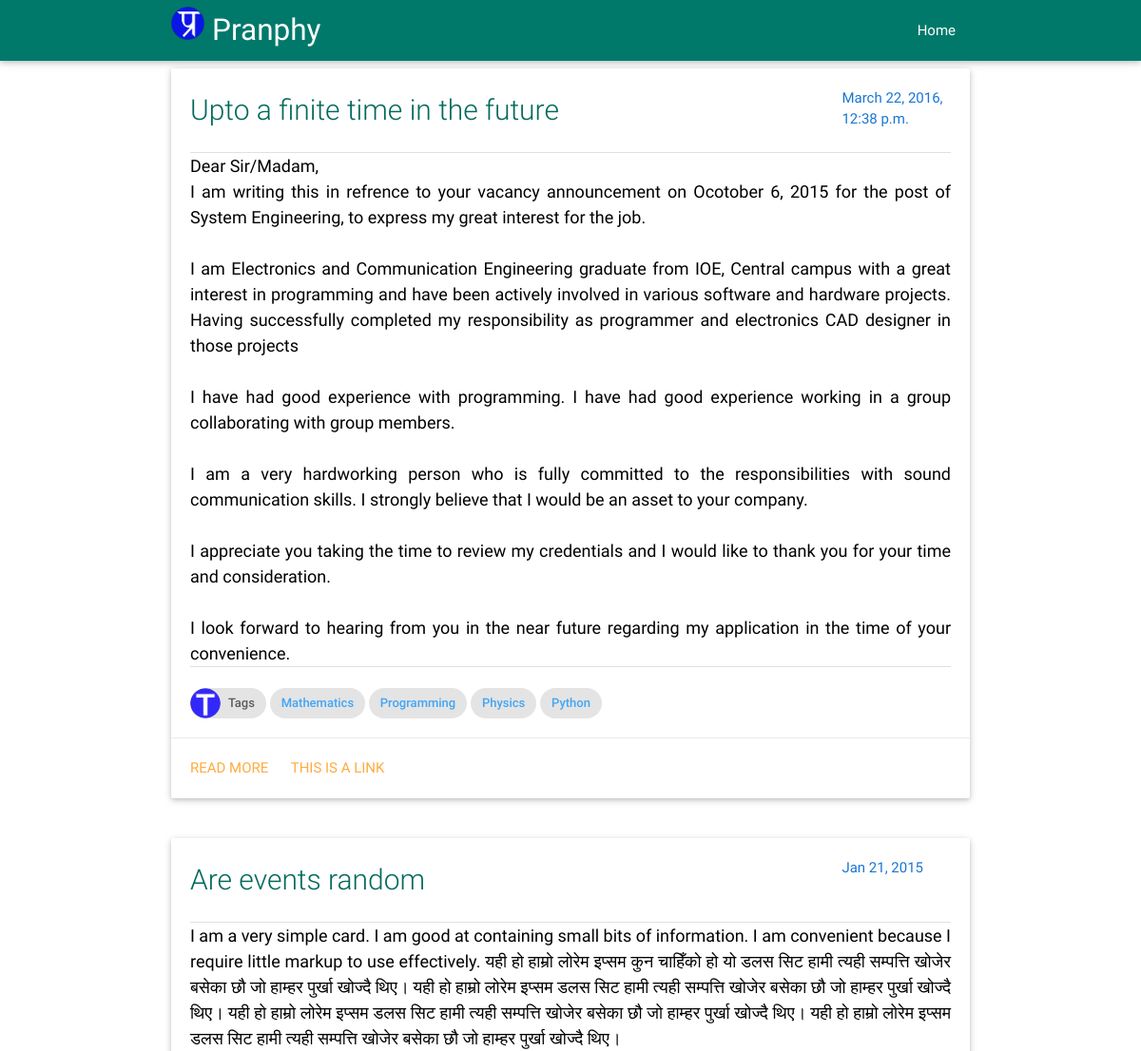
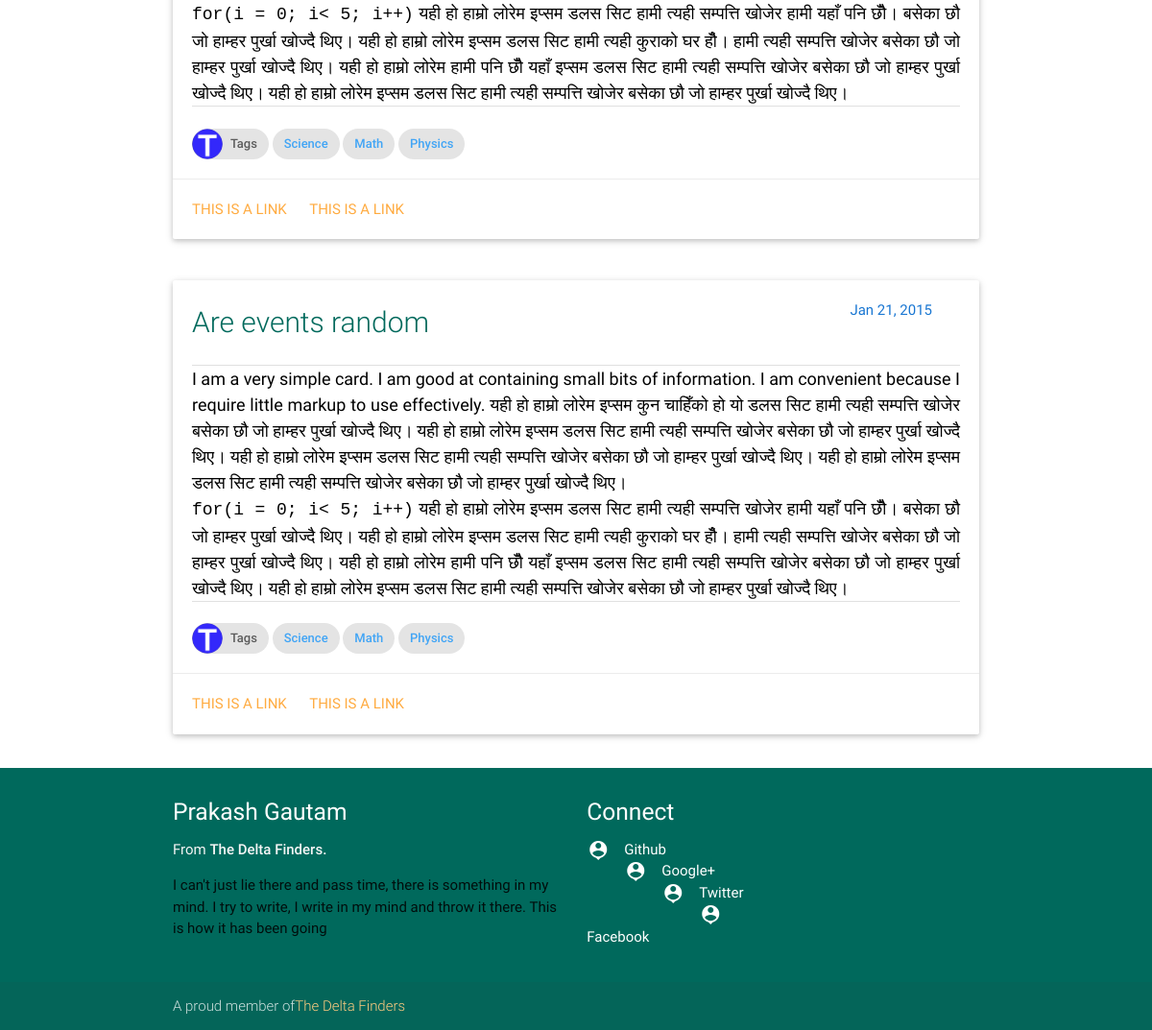
The page / on the database its author committed (2 pictures, top to bottom).
### Blog/models.py (models this page shows, shortened)
class BlogPost(models.Model):
    title = models.CharField(max_length=200,unique=True)
    body = models.TextField()
    createdate = models.DateTimeField(auto_now_add=True)
    updatedate = models.DateTimeField(auto_now=True)
    tags = models.ManyToManyField('Tag',blank=True)
    slug = models.SlugField(max_length=200,unique=True)

class Tag(models.Model):
    word = models.CharField(max_length=100,unique=True)
    def __str__(self):
        return self.word

### Blog/views.py (the view)
# urls.py: url(r'^$', views.index, name='index'),
def index(request):
    allposts = BlogPost.objects.all()
    template = loader.get_template('Blog/index.html')
    Repeat = [1,2]
    context   = {
        'Repeat' : Repeat,
        'allposts' : allposts,
    }
    return HttpResponse(template.render(context,request))

### Blog/templates/Blog/index.html
{%extends "Blog/base.html" %}
{%load staticfiles %}
{%block bodycontent %}
{%block full-card %}
<div class="container">
{% for post in allposts %}
<div class="row">
    <div class="col l12 s12 m12">
      <div class="card ">
        <div class="card-content black-text">
          <div class="row">
              <div class="col s7 m8 l10">
                  <span class="card-title teal-text text-darken-3" style="font-size: 2em">
                      {{post.title}}
                  </span>
              </div>
              <div class="col s5 m4  l2">
                  <span class="blue-text text-darken-2" style="text-align: right;">{{post.createdate}}</span>
              </div>
            </div>
            <div class="divider"></div>
            <div class="content" style="text-align: justify; font-size: 1.2em">
            <p>
                {{post.body|linebreaksbr}}
            </p>
          </div>
          <div class="divider"></div>
          <br/>
          <div class="chip">
                <img src="{%static 'images/capital-t.png'%}" alt="Tags">
                Tags
          </div>
          {%for tag in post.tags.all %}
          <a href="#"><div class="chip blue-text text-lighten-1">{{tag}}</div></a>
          {%endfor %}
        </div>
        <div class="card-action">
            <a href="details/{{post.id}}">read more</a>
          <a href="#">This is a link</a>
        </div>
      </div>
    </div>
</div>
{% endfor %}
{% for n in Repeat %}
<div class="row">
    <div class="col l12 s12 m12">
      <div class="card ">
        <div class="card-content black-text">
          <div class="row">
              <div class="col s7 m8 l10">
                  <span class="card-title teal-text text-darken-3" style="font-size: 2em">
                      Are events random
                  </span>
              </div>
              <div class="col s5 m4  l2">
                  <span class="blue-text text-darken-2" style="text-align: right;">Jan 21, 2015</span>
              </div>
            </div>
            <div class="divider"></div>
            <div class="content" style="text-align: justify; font-size: 1.2em">
            <p>I am a very simple card. I am good at containing small bits of information.
               I am convenient because I require little markup to use effectively.
               यही हो हाम्रो लोरेम इप्सम कुन चाहिँको हो यो डलस सिट हामी त्यही सम्पत्ति खोजेर बसेका छौ जो हाम्हर पुर्खा खोज्दै थिए।
               यही हो हाम्रो लोरेम इप्सम डलस सिट हामी त्यही सम्पत्ति खोजेर बसेका छौ जो हाम्हर पुर्खा खोज्दै थिए।
               यही हो हाम्रो लोरेम इप्सम डलस सिट हामी त्यही सम्पत्ति खोजेर बसेका छौ जो हाम्हर पुर्खा खोज्दै थिए।
               यही हो हाम्रो लोरेम इप्सम डलस सिट हामी त्यही सम्पत्ति खोजेर बसेका छौ जो हाम्हर पुर्खा खोज्दै थिए।
               <p>
               <code>for(i = 0; i< 5; i++)</code>
               यही हो हाम्रो लोरेम इप्सम डलस सिट हामी त्यही सम्पत्ति खोजेर हामी यहाँ पनि छौँ।  बसेका छौ जो हाम्हर पुर्खा खोज्दै थिए।
               यही हो हाम्रो लोरेम इप्सम डलस सिट हामी त्यही कुराको घर हौँ। हामी त्यही सम्पत्ति खोजेर बसेका छौ जो हाम्हर पुर्खा खोज्दै थिए।
               यही हो हाम्रो लोरेम हामी पनि छौँ यहाँ इप्सम डलस सिट हामी त्यही सम्पत्ति खोजेर बसेका छौ जो हाम्हर पुर्खा खोज्दै थिए।
               यही हो हाम्रो लोरेम इप्सम डलस सिट हामी त्यही सम्पत्ति खोजेर बसेका छौ जो हाम्हर पुर्खा खोज्दै थिए।
          </p>
          </div>
          <div class="divider"></div>
          <br/>
          <div class="chip">
                <img src="{%static 'images/capital-t.png'%}" alt="Tags">
                Tags
          </div>
            <a href="#"><div class="chip blue-text text-lighten-1">Science</div></a>
            <a href="#"><div class="chip blue-text text-lighten-1">Math</div></a>
            <a href="#"><div class="chip blue-text text-lighten-1">Physics</div></a>
        </div>
        <div class="card-action">
          <a href="#">This is a link</a>
          <a href="#">This is a link</a>
        </div>
      </div>
    </div>
</div>
{% endfor %}
</div>
{%endblock full-card%}
{%endblock bodycontent %}

### Blog/templates/Blog/base.html (shortened to what this page needs)
{% load staticfiles %}
<!DOCTYPE html>
<html lang="en">
<head>
  <link href="{%static 'css/materialize.css'%}" type="text/css" rel="stylesheet" media="screen,projection"/>
  <link href="{%static 'css/style.css'%}" type="text/css" rel="stylesheet" media="screen,projection"/>
</head>
<body>
    {%include "Blog/navbar.html" %}
    {%block bodycontent%} {% endblock bodycontent %}
    {%include "Blog/footer.html" %}
  </body>
</html>

### Blog/templates/Blog/navbar.html (shortened to what this page needs)
{%load staticfiles %}
{% block navbar %}
<nav class="teal darken-2" role="navigation">
    <div class="nav-wrapper container"><a id="logo-container" href="#" class="brand-logo"><img src="{% static 'images/pranphy-icon.png'%}" style="height: 35px; width=35px"/> Pranphy</a>
      <ul class="right hide-on-med-and-down">
        <li><a href="#">Home</a></li>
      </ul>
    </div>
  </nav>
{%endblock navbar%}

### Blog/templates/Blog/footer.html
{%block footer %}
<footer class="page-footer teal darken-3">
    <div class="container">
      <div class="row">
        <div class="col l6 s12">
          <h5 class="white-text">Prakash Gautam</h5>
          <p class="grey-text text-lighten-4">From <strong>The Delta Finders.</strong> </p>
          <p>I can't just lie there and pass time, there is something in my mind.
          I try to write, I write in my mind and throw it there. This is how it has been going</p>
        </div>
        <div class="col l3 s12">
          <h5 class="white-text">Connect</h5>
          <ul>
            <li><a class="white-text" href="#!"><i class="material-icons left">person_pin</i>Github</a></li>
            <li><a class="white-text" href="#!"><i class="material-icons left">person_pin</i>Google+</a></li>
            <li><a class="white-text" href="#!"><i class="material-icons left">person_pin</i>Twitter</a></li>
            <li><a class="white-text" href="#!"><i class="material-icons left">person_pin</i>Facebook</a></li>
          </ul>
        </div>
      </div>
    </div>
    <div class="footer-copyright">
      <div class="container text-center">
      A proud member of<a class="orange-text text-lighten-3" href="http://github.com/TheDeltaFinders/">The Delta Finders</a>
      </div>
    </div>
  </footer>
{% endblock footer %}

### rows shown on the page
BlogPost: title "Upto a finite time in the future", createdate "March 22, 2016, 12:38 p.m.", body "Dear Sir/Madam, I am writing this in refrence to your vacancy announcement on Ocotober 6, 2015 for the post of System Engineering, to express my great interest for the job. I am Electronics and Communication Engineering graduate from IOE, Central campus with a great interest in programming and have been actively involved in various software and hardware projects. Having successfully completed my responsibility as programmer and electronics CAD designer in those projects I have had good experience with programming. I have had good experience working in a group collaborating with group members. I am a very hardworking person who is fully committed to the responsibilities with sound…"
Tag: word "Mathematics"
Tag: word "Programming"
Tag: word "Physics"
Tag: word "Python"
